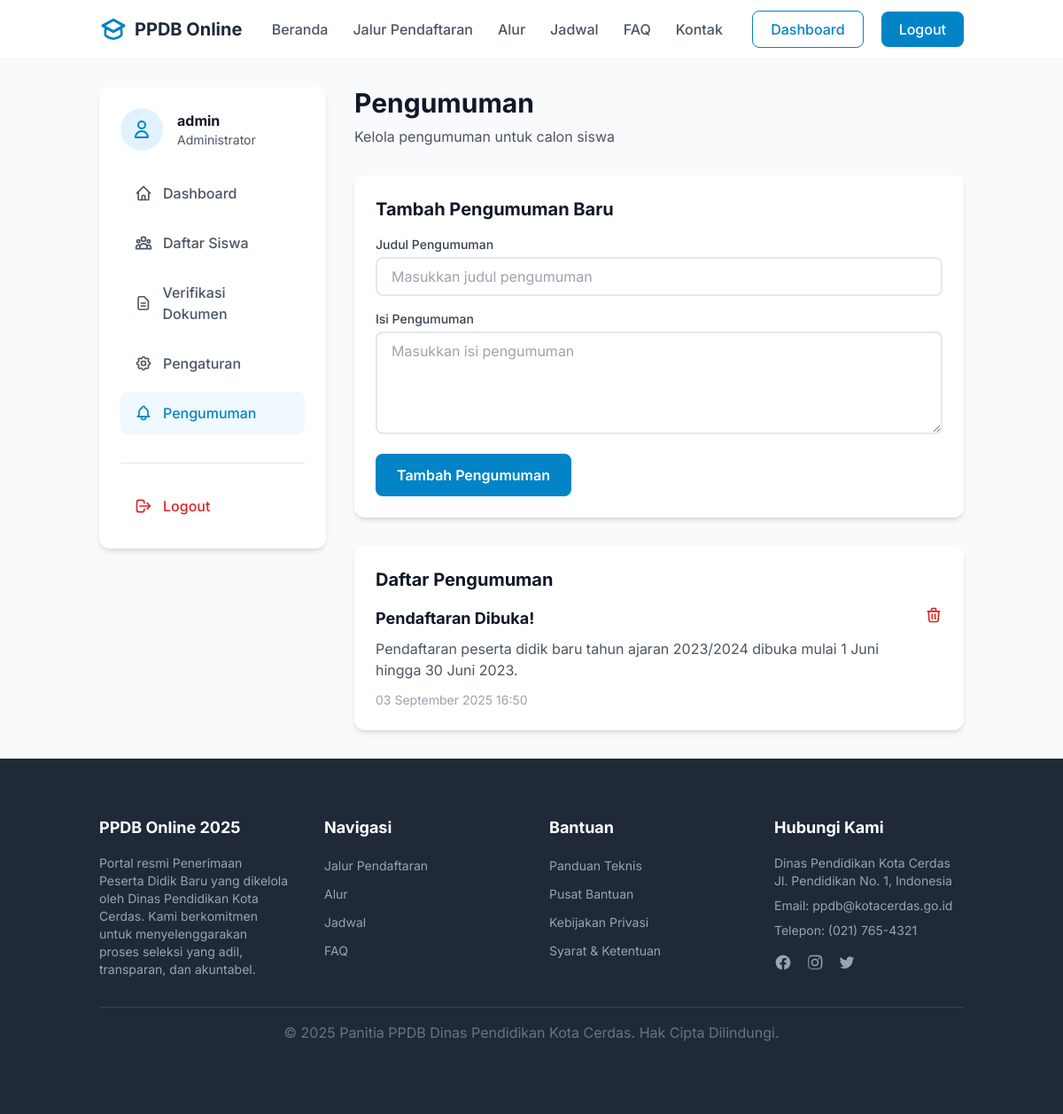
/announcements_admin.php (signed in), run on the app's committed database.
### tables this page shows
CREATE TABLE pengumuman (
    id INT AUTO_INCREMENT PRIMARY KEY,
    judul VARCHAR(100) NOT NULL,
    isi TEXT NOT NULL,
    tanggal TIMESTAMP DEFAULT CURRENT_TIMESTAMP
);

### announcements_admin.php (the view, shortened to what this page needs)
<?php
require_once 'config/database.php';
function getAllAnnouncements($conn) {
    $stmt = $conn->prepare("SELECT * FROM pengumuman ORDER BY tanggal DESC");
    $stmt->execute();
    $result = $stmt->get_result();
    $announcements = [];
    while ($row = $result->fetch_assoc()) {
        $announcements[] = $row;
    }
    return $announcements;
}
$announcements = getAllAnnouncements($conn);
?>
<!DOCTYPE html>
<html lang="id" class="scroll-smooth">
<head>
    <script src="https://cdn.tailwindcss.com"></script>
</head>
<body class="bg-gray-50 text-gray-800">
    <?php include 'templates/partials/header_tailwind.php'; ?>
    <div class="container mx-auto px-6 py-8 flex flex-col md:flex-row gap-8">
        <aside class="w-full md:w-64 flex-shrink-0">
            <div class="bg-white rounded-xl shadow-md p-6 sticky top-24">
                <div class="flex items-center space-x-4 mb-6">
                    <div class="bg-sky-100 text-sky-600 rounded-full h-12 w-12 flex items-center justify-center">
                        <svg xmlns="http://www.w3.org/2000/svg" class="h-6 w-6" fill="none" viewBox="0 0 24 24" stroke="currentColor">
                            <path stroke-linecap="round" stroke-linejoin="round" stroke-width="2" d="M16 7a4 4 0 11-8 0 4 4 0 018 0zM12 14a7 7 0 00-7 7h14a7 7 0 00-7-7z" />
                        </svg>
                    </div>
                    <div>
                        <h3 class="font-bold text-gray-900"><?php echo htmlspecialchars($_SESSION['username'] ?? 'Admin'); ?></h3>
                        <p class="text-sm text-gray-600">Administrator</p>
                    </div>
                </div>
                <nav class="space-y-2">
                    <a href="dashboard_admin.php" class="flex items-center space-x-3 text-gray-600 hover:bg-gray-100 font-medium px-4 py-3 rounded-lg">
                        <span>Dashboard</span>
                    </a>
                    <a href="students.php" class="flex items-center space-x-3 text-gray-600 hover:bg-gray-100 font-medium px-4 py-3 rounded-lg">
                        <span>Daftar Siswa</span>
                    </a>
                    <a href="documents_admin.php" class="flex items-center space-x-3 text-gray-600 hover:bg-gray-100 font-medium px-4 py-3 rounded-lg">
                        <svg xmlns="http://www.w3.org/2000/svg" class="h-5 w-5" fill="none" viewBox="0 0 24 24" stroke="currentColor">
                            <path stroke-linecap="round" stroke-linejoin="round" stroke-width="2" d="M9 12h6m-6 4h6m2 5H7a2 2 0 01-2-2V5a2 2 0 012-2h5.586a1 1 0 01.707.293l5.414 5.414a1 1 0 01.293.707V19a2 2 0 01-2 2z" />
                        </svg>
                        <span>Verifikasi Dokumen</span>
                    </a>
                    <a href="settings.php" class="flex items-center space-x-3 text-gray-600 hover:bg-gray-100 font-medium px-4 py-3 rounded-lg">
                        <span>Pengaturan</span>
                    </a>
                    <a href="announcements_admin.php" class="flex items-center space-x-3 bg-sky-50 text-sky-600 font-medium px-4 py-3 rounded-lg">
                        <span>Pengumuman</span>
                    </a>
                </nav>
                <div class="mt-8 pt-6 border-t border-gray-200">
                    <a href="logout.php" class="flex items-center space-x-3 text-red-600 hover:bg-red-50 font-medium px-4 py-3 rounded-lg">
                        <svg xmlns="http://www.w3.org/2000/svg" class="h-5 w-5" fill="none" viewBox="0 0 24 24" stroke="currentColor">
                            <path stroke-linecap="round" stroke-linejoin="round" stroke-width="2" d="M17 16l4-4m0 0l-4-4m4 4H7m6 4v1a3 3 0 01-3 3H6a3 3 0 01-3-3V7a3 3 0 013-3h4a3 3 0 013 3v1" />
                        </svg>
                        <span>Logout</span>
                    </a>
                </div>
            </div>
        </aside>
        <main class="flex-1">
            <div class="mb-8">
                <h1 class="text-3xl font-bold text-gray-900">Pengumuman</h1>
                <p class="text-gray-600 mt-2">Kelola pengumuman untuk calon siswa</p>
            </div>
            <div class="bg-white rounded-xl shadow-md p-6 mb-8">
                <h2 class="text-xl font-bold text-gray-900 mb-4">Tambah Pengumuman Baru</h2>
                <form action="announcements_admin.php" method="POST" class="space-y-4">
                    <div>
                        <label for="judul" class="block text-sm font-medium text-gray-700 mb-1">Judul Pengumuman</label>
                        <input type="text" name="judul" id="judul" required placeholder="Masukkan judul pengumuman" class="w-full px-4 py-2 rounded-lg border-2 border-gray-200 focus:outline-none focus:border-sky-500 transition">
                    </div>
                    <div>
                        <label for="isi" class="block text-sm font-medium text-gray-700 mb-1">Isi Pengumuman</label>
                        <textarea name="isi" id="isi" rows="4" required placeholder="Masukkan isi pengumuman" class="w-full px-4 py-2 rounded-lg border-2 border-gray-200 focus:outline-none focus:border-sky-500 transition"></textarea>
                    </div>
                    <div>
                        <button type="submit" class="bg-sky-600 text-white font-semibold px-6 py-3 rounded-lg hover:bg-sky-700 transition">
                            Tambah Pengumuman
                        </button>
                    </div>
                </form>
            </div>
            <div class="bg-white rounded-xl shadow-md p-6">
                <h2 class="text-xl font-bold text-gray-900 mb-4">Daftar Pengumuman</h2>
                <?php if (count($announcements) > 0): ?>
                    <div class="space-y-6">
                        <?php foreach ($announcements as $announcement): ?>
                            <div class="border-b border-gray-200 pb-6 last:border-0 last:pb-0">
                                <div class="flex justify-between items-start">
                                    <div>
                                        <h3 class="text-lg font-bold text-gray-900"><?php echo htmlspecialchars($announcement['judul']); ?></h3>
                                        <p class="text-gray-600 mt-2"><?php echo htmlspecialchars($announcement['isi']); ?></p>
                                    </div>
                                    <form action="announcements_admin.php" method="POST" onsubmit="return confirm('Apakah Anda yakin ingin menghapus pengumuman ini?')">
                                        <button type="submit" class="text-red-600 hover:text-red-800">
                                            <svg xmlns="http://www.w3.org/2000/svg" class="h-5 w-5" fill="none" viewBox="0 0 24 24" stroke="currentColor">
                                                <path stroke-linecap="round" stroke-linejoin="round" stroke-width="2" d="M19 7l-.867 12.142A2 2 0 0116.138 21H7.862a2 2 0 01-1.995-1.858L5 7m5 4v6m4-6v6m1-10V4a1 1 0 00-1-1h-4a1 1 0 00-1 1v3M4 7h16" />
                                            </svg>
                                        </button>
                                    </form>
                                </div>
                                <p class="text-gray-400 text-sm mt-3">
                                    <?php echo date('d F Y H:i', strtotime($announcement['tanggal'])); ?>
                                </p>
                            </div>
                        <?php endforeach; ?>
                    </div>
                <?php endif; ?>
            </div>
        </main>
    </div>
    <?php include 'templates/partials/footer_tailwind.php'; ?>
</body>
</html>

### announcements_admin.php (style rules this page uses)
body { font-family: 'Inter', sans-serif; }

### templates/partials/header_tailwind.php (style rules this page uses)
body { font-family: 'Inter', sans-serif; }

### data on the page
pengumuman: judul "Pendaftaran Dibuka!", isi "Pendaftaran peserta didik baru tahun ajaran 2023/2024 dibuka mulai 1 Juni hingga 30 Juni 2023.", tanggal "03 September 2025 16:50"

### other printed values
$_SESSION['username'] "admin"
